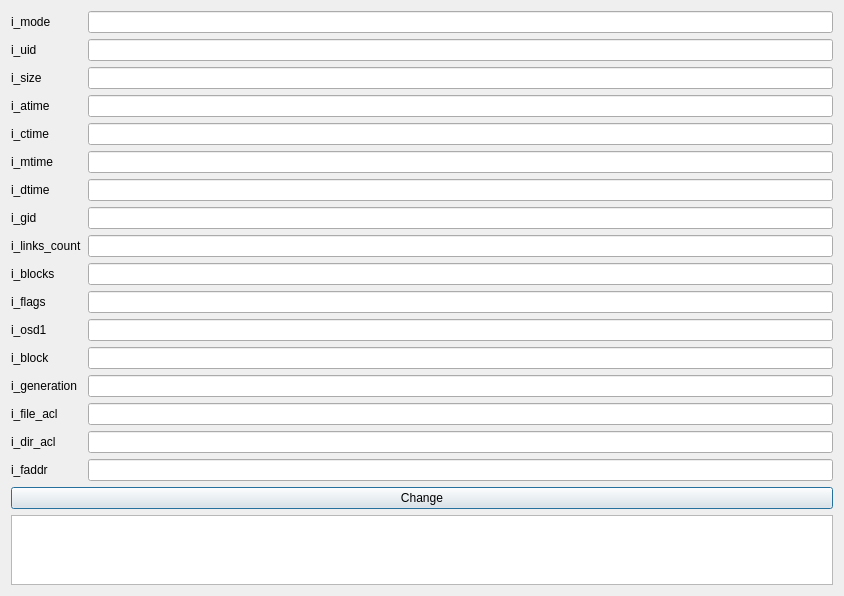
<?xml version="1.0" encoding="UTF-8"?>
<ui version="4.0">
 <class>InodeTableOneInode</class>
 <widget class="QDialog" name="InodeTableOneInode">
  <property name="geometry">
   <rect>
    <x>0</x>
    <y>0</y>
    <width>844</width>
    <height>595</height>
   </rect>
  </property>
  <property name="windowTitle">
   <string>Dialog</string>
  </property>
  <layout class="QGridLayout" name="gridLayout_2">
   <item row="1" column="0">
    <layout class="QGridLayout" name="gridLayout">
     <item row="12" column="1">
      <widget class="QLineEdit" name="i_block"/>
     </item>
     <item row="12" column="0">
      <widget class="QLabel" name="label_13">
       <property name="text">
        <string>i_block</string>
       </property>
      </widget>
     </item>
     <item row="5" column="1">
      <widget class="QLineEdit" name="i_mtime"/>
     </item>
     <item row="6" column="1">
      <widget class="QLineEdit" name="i_dtime"/>
     </item>
     <item row="10" column="0">
      <widget class="QLabel" name="label_11">
       <property name="text">
        <string>i_flags</string>
       </property>
      </widget>
     </item>
     <item row="8" column="1">
      <widget class="QLineEdit" name="i_links_count"/>
     </item>
     <item row="5" column="0">
      <widget class="QLabel" name="label_7">
       <property name="text">
        <string>i_mtime</string>
       </property>
      </widget>
     </item>
     <item row="8" column="0">
      <widget class="QLabel" name="label_10">
       <property name="text">
        <string>i_links_count</string>
       </property>
      </widget>
     </item>
     <item row="9" column="1">
      <widget class="QLineEdit" name="i_blocks"/>
     </item>
     <item row="16" column="0">
      <widget class="QLabel" name="label_17">
       <property name="text">
        <string>i_faddr</string>
       </property>
      </widget>
     </item>
     <item row="7" column="0">
      <widget class="QLabel" name="label_5">
       <property name="text">
        <string>i_gid</string>
       </property>
      </widget>
     </item>
     <item row="3" column="1">
      <widget class="QLineEdit" name="i_atime"/>
     </item>
     <item row="14" column="1">
      <widget class="QLineEdit" name="i_file_acl"/>
     </item>
     <item row="6" column="0">
      <widget class="QLabel" name="label_9">
       <property name="text">
        <string>i_dtime</string>
       </property>
      </widget>
     </item>
     <item row="1" column="1">
      <widget class="QLineEdit" name="i_uid"/>
     </item>
     <item row="11" column="0">
      <widget class="QLabel" name="label_12">
       <property name="text">
        <string>i_osd1</string>
       </property>
      </widget>
     </item>
     <item row="10" column="1">
      <widget class="QLineEdit" name="i_flags"/>
     </item>
     <item row="1" column="0">
      <widget class="QLabel" name="label">
       <property name="text">
        <string>i_uid</string>
       </property>
      </widget>
     </item>
     <item row="11" column="1">
      <widget class="QLineEdit" name="i_osd1"/>
     </item>
     <item row="9" column="0">
      <widget class="QLabel" name="label_6">
       <property name="text">
        <string>i_blocks</string>
       </property>
      </widget>
     </item>
     <item row="16" column="1">
      <widget class="QLineEdit" name="i_faddr"/>
     </item>
     <item row="2" column="1">
      <widget class="QLineEdit" name="i_size"/>
     </item>
     <item row="15" column="1">
      <widget class="QLineEdit" name="i_dir_acl"/>
     </item>
     <item row="15" column="0">
      <widget class="QLabel" name="label_16">
       <property name="text">
        <string>i_dir_acl</string>
       </property>
      </widget>
     </item>
     <item row="0" column="0">
      <widget class="QLabel" name="label_2">
       <property name="text">
        <string>i_mode</string>
       </property>
      </widget>
     </item>
     <item row="4" column="0">
      <widget class="QLabel" name="label_8">
       <property name="text">
        <string>i_ctime</string>
       </property>
      </widget>
     </item>
     <item row="3" column="0">
      <widget class="QLabel" name="label_4">
       <property name="text">
        <string>i_atime</string>
       </property>
      </widget>
     </item>
     <item row="7" column="1">
      <widget class="QLineEdit" name="i_gid"/>
     </item>
     <item row="13" column="1">
      <widget class="QLineEdit" name="i_generation"/>
     </item>
     <item row="14" column="0">
      <widget class="QLabel" name="label_15">
       <property name="text">
        <string>i_file_acl</string>
       </property>
      </widget>
     </item>
     <item row="4" column="1">
      <widget class="QLineEdit" name="i_ctime"/>
     </item>
     <item row="2" column="0">
      <widget class="QLabel" name="label_3">
       <property name="text">
        <string>i_size</string>
       </property>
      </widget>
     </item>
     <item row="13" column="0">
      <widget class="QLabel" name="label_14">
       <property name="text">
        <string>i_generation</string>
       </property>
      </widget>
     </item>
     <item row="0" column="1">
      <widget class="QLineEdit" name="i_mode"/>
     </item>
     <item row="17" column="0" colspan="2">
      <widget class="QPushButton" name="SubmitChange">
       <property name="text">
        <string>Change</string>
       </property>
      </widget>
     </item>
    </layout>
   </item>
   <item row="2" column="0">
    <widget class="QTextBrowser" name="textBrowser"/>
   </item>
  </layout>
 </widget>
 <resources/>
 <connections/>
</ui>
